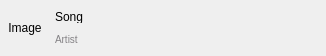
<?xml version="1.0" encoding="UTF-8"?>
<ui version="4.0">
 <class>NextUpWidget</class>
 <widget class="QWidget" name="NextUpWidget">
  <property name="geometry">
   <rect>
    <x>0</x>
    <y>0</y>
    <width>326</width>
    <height>56</height>
   </rect>
  </property>
  <property name="minimumSize">
   <size>
    <width>0</width>
    <height>56</height>
   </size>
  </property>
  <property name="maximumSize">
   <size>
    <width>16777215</width>
    <height>56</height>
   </size>
  </property>
  <property name="windowTitle">
   <string>Form</string>
  </property>
  <layout class="QHBoxLayout" name="horizontalLayout">
   <property name="spacing">
    <number>10</number>
   </property>
   <property name="leftMargin">
    <number>5</number>
   </property>
   <property name="topMargin">
    <number>5</number>
   </property>
   <property name="rightMargin">
    <number>5</number>
   </property>
   <property name="bottomMargin">
    <number>5</number>
   </property>
   <item>
    <widget class="QLabel" name="labelCover">
     <property name="minimumSize">
      <size>
       <width>40</width>
       <height>40</height>
      </size>
     </property>
     <property name="maximumSize">
      <size>
       <width>40</width>
       <height>40</height>
      </size>
     </property>
     <property name="text">
      <string>Image</string>
     </property>
     <property name="scaledContents">
      <bool>true</bool>
     </property>
     <property name="alignment">
      <set>Qt::AlignCenter</set>
     </property>
    </widget>
   </item>
   <item>
    <layout class="QVBoxLayout" name="verticalLayout">
     <property name="topMargin">
      <number>5</number>
     </property>
     <property name="bottomMargin">
      <number>5</number>
     </property>
     <item>
      <widget class="QLabel" name="labelSong">
       <property name="text">
        <string>Song</string>
       </property>
       <property name="alignment">
        <set>Qt::AlignLeading|Qt::AlignLeft|Qt::AlignVCenter</set>
       </property>
      </widget>
     </item>
     <item>
      <widget class="QLabel" name="labelArtist">
       <property name="styleSheet">
        <string notr="true">font-size: 10px;
color: rgb(132, 130, 133);</string>
       </property>
       <property name="text">
        <string>Artist</string>
       </property>
       <property name="alignment">
        <set>Qt::AlignLeading|Qt::AlignLeft|Qt::AlignVCenter</set>
       </property>
      </widget>
     </item>
    </layout>
   </item>
  </layout>
 </widget>
 <resources/>
 <connections/>
</ui>
